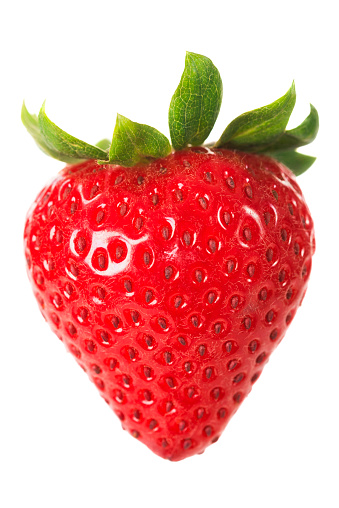
#> input picture 01.Image/strawberry.jpg, 339 x 508 px
$ python 02_image.py
#> lines starting #> are read from the running program, lines starting #| are printed output that depends on the picture
import numpy as np
import cv2

# 이미지 파일을 Read 하고 Color space 정보 출력
color = cv2.imread("strawberry.jpg", cv2.IMREAD_COLOR)
#> color is the input picture: shape (508, 339, 3); mean B, G, R 161.7, 166.9, 234.2
#color = cv2.imread("strawberry_dark.jpg", cv2.IMREAD_COLOR)
print(color.shape)
#| (508, 339, 3)
height,width,channels = color.shape
#> height = 508; width = 339; channels = 3
cv2.imshow("Original Image",color)

# Color channel 을 B,G,R 로 분할하여 출력
b,g,r = cv2.split(color)
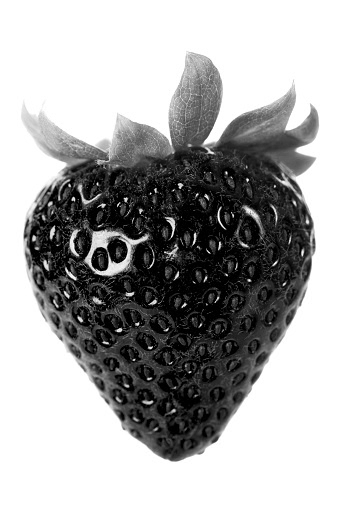
#> g: shape (508, 339); min 0, max 255, mean 166.9
rgb_split = np.concatenate((b,g,r),axis=1)
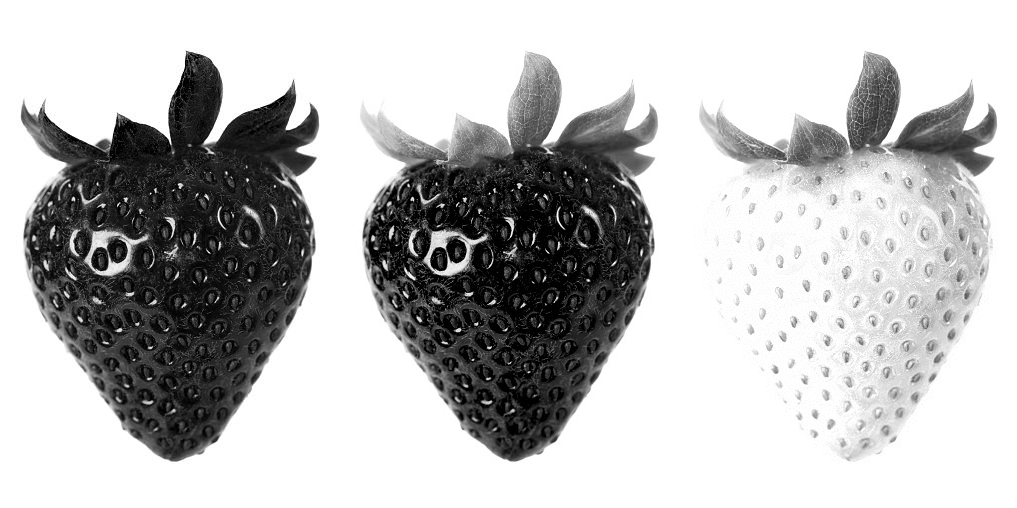
#> rgb_split: shape (508, 1017); min 0, max 255, mean 187.6
cv2.imshow("BGR Channels",rgb_split)


# 색공간을 BGR 에서 HSV 로 변환
hsv = cv2.cvtColor(color, cv2.COLOR_BGR2HSV)
#> hsv: shape (508, 339, 3); mean H, S, V 44.5, 91.7, 235.7

#bgr to rgb
im_rgb = cv2.cvtColor(hsv, cv2.COLOR_BGR2RGB)
#> im_rgb: shape (508, 339, 3); mean H, S, V 235.7, 91.7, 44.5
cv2.imshow("RGB Channels",im_rgb)

#grey
im_grey=cv2.cvtColor(im_rgb, cv2.COLOR_BGR2GRAY)
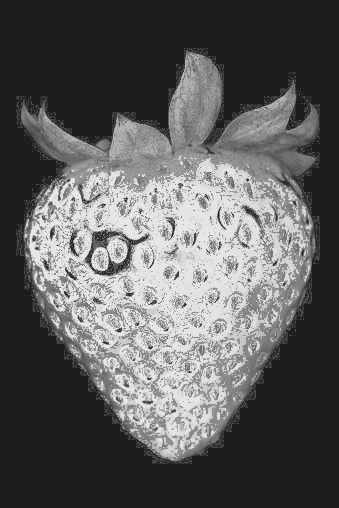
#> im_grey: shape (508, 339); min 28, max 232, mean 93.9
cv2.imshow("grey Channels", im_grey)

# Channel 을 H,S,V 로 분할하여 출력
h,s,v = cv2.split(hsv)
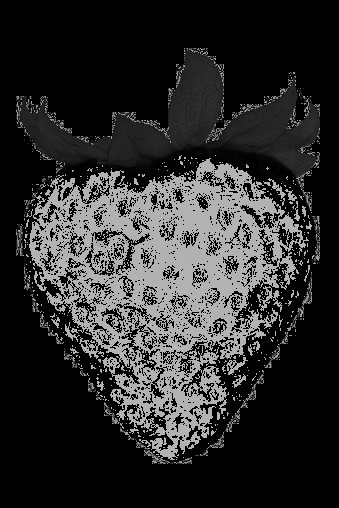
#> h: shape (508, 339); min 0, max 179, mean 44.5
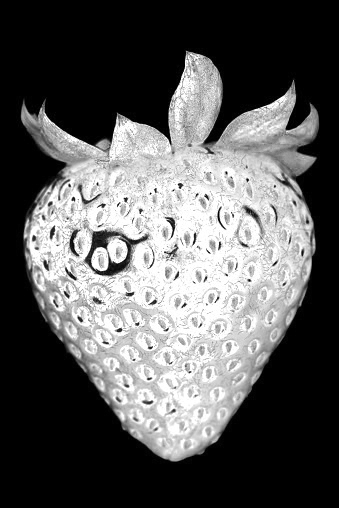
#> s: shape (508, 339); min 0, max 255, mean 91.7
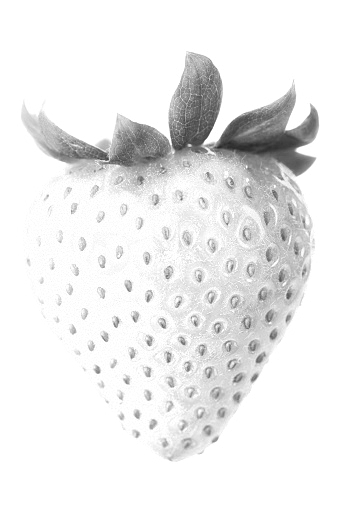
#> v: shape (508, 339); min 40, max 255, mean 235.7
hsv_split = np.concatenate((h,s,v),axis=1)
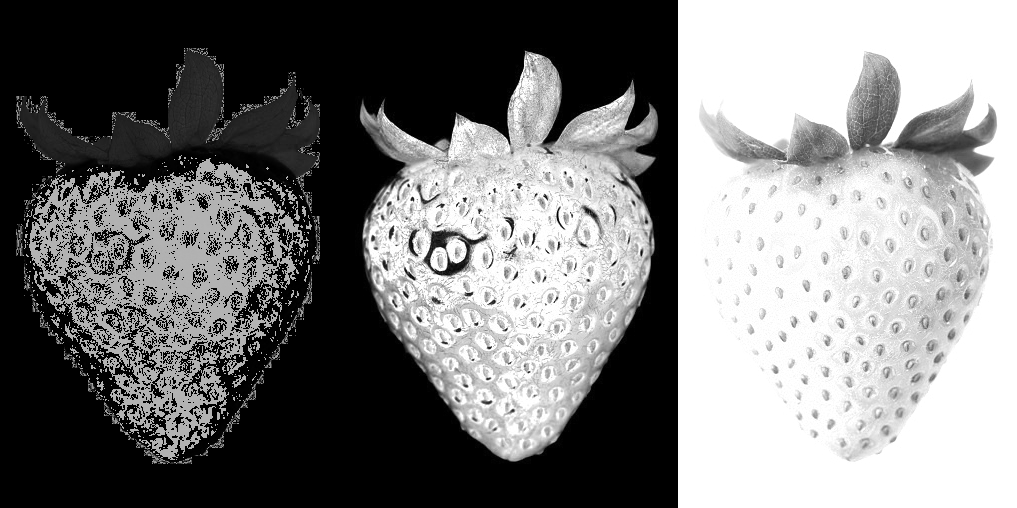
#> hsv_split: shape (508, 1017); min 0, max 255, mean 123.9
cv2.imshow("Split HSV",hsv_split)

cv2.waitKey(0)
cv2.destroyAllWindows()
